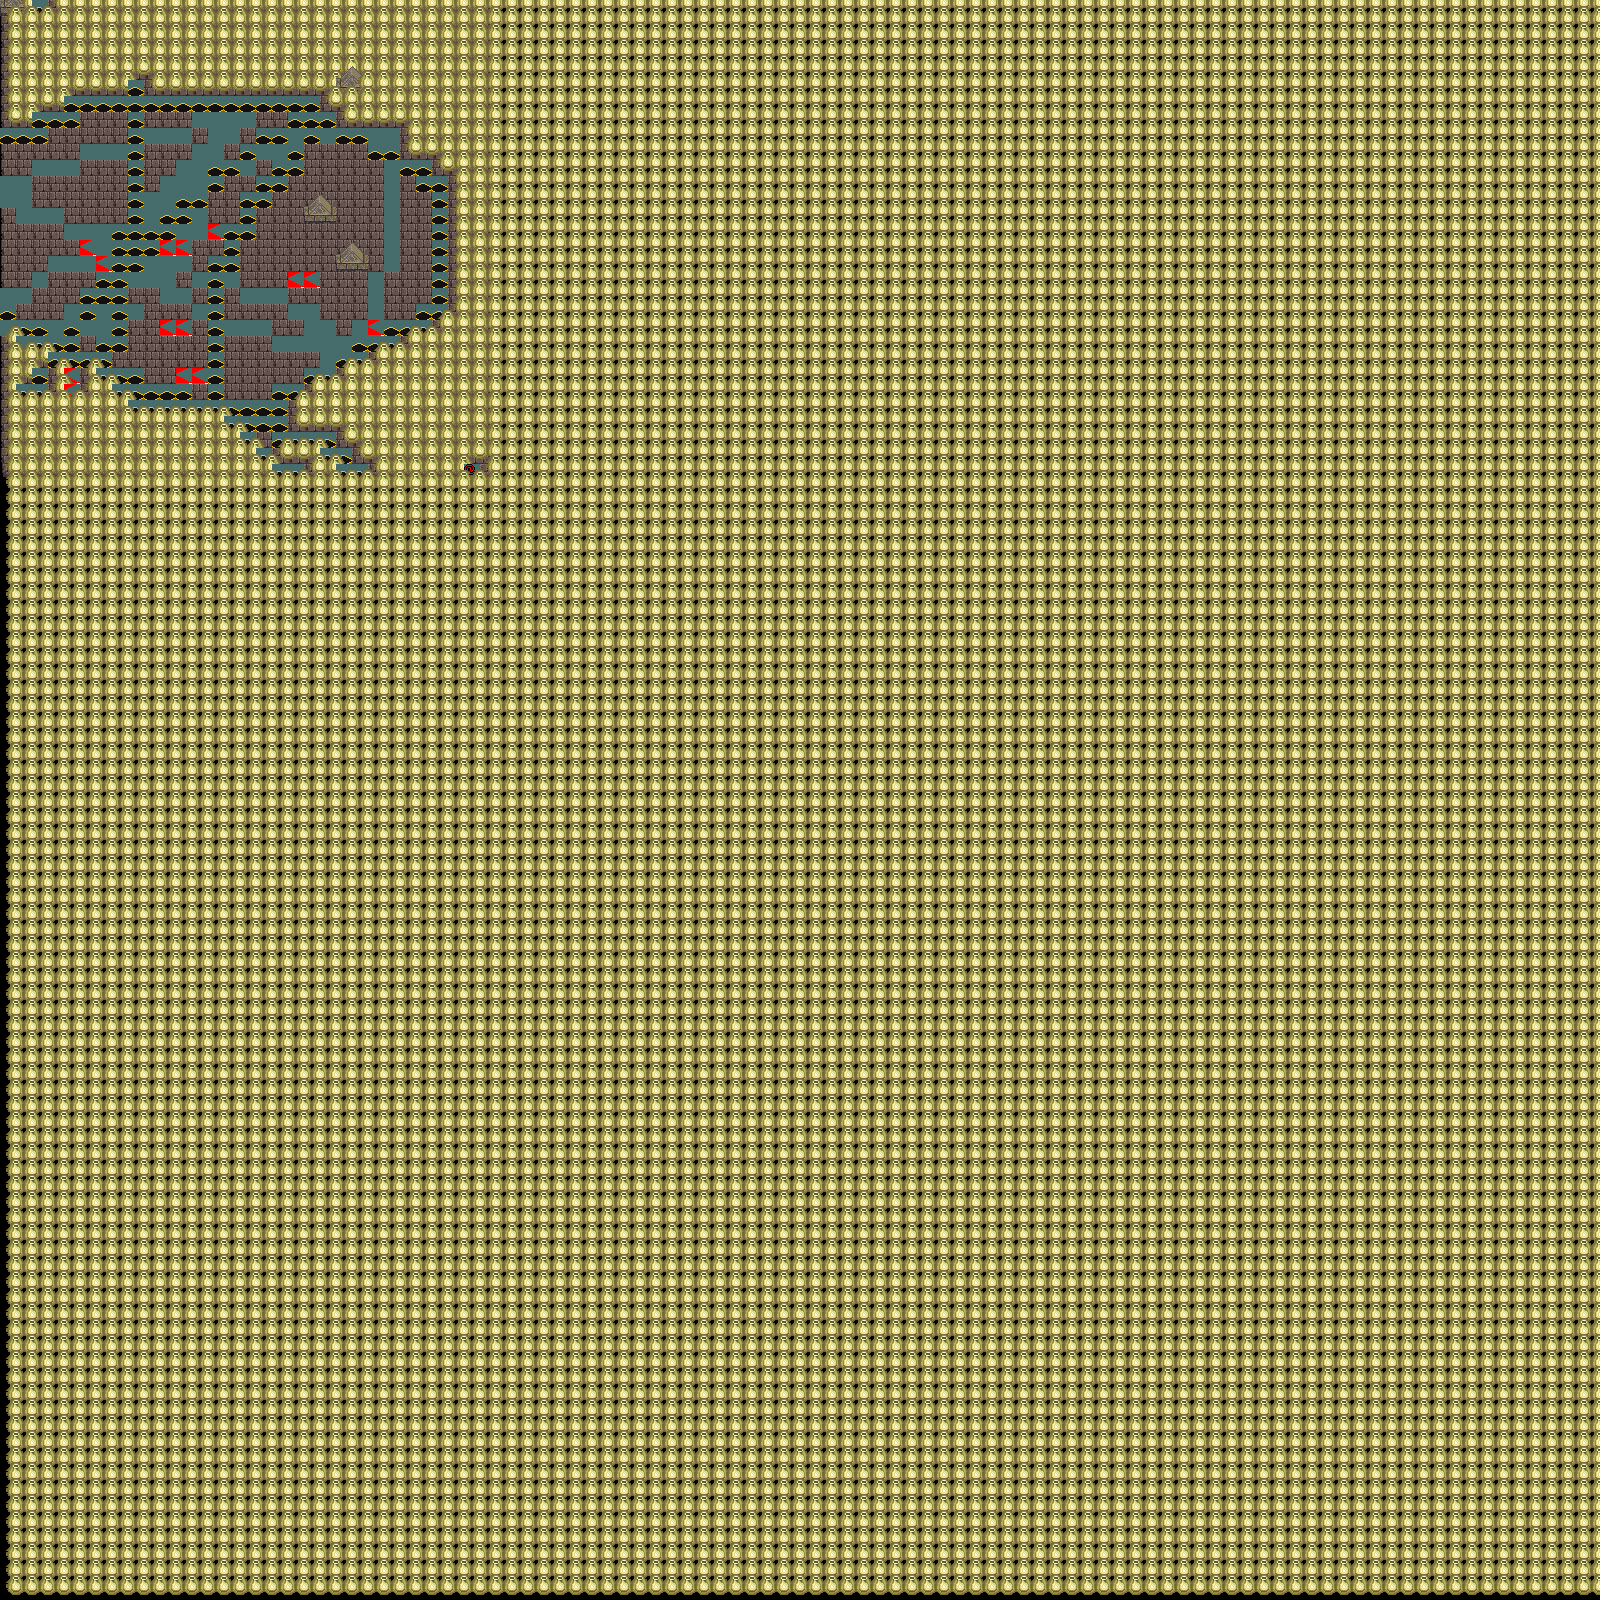

Below is a game level as drawn by its tile map, then a one-line description and the .tmx that defines it (tile-layer data replaced by summaries):
An orthogonal 100x100 tile map with 16x16 px tiles, 4 tile layers (Tile Layer 4, Tile Layer 1, Tile Layer 2, Tile Layer 3), 1 hidden layer not drawn, 2 tilesets and 8 objects.

<map version="1.2" tiledversion="1.3.1" orientation="orthogonal" renderorder="right-down" compressionlevel="0" width="100" height="100" tilewidth="16" tileheight="16" infinite="0" nextlayerid="10" nextobjectid="9">
 <properties>
  <property name="asd" type="int" value="0" />
  <property name="bbb" type="bool" value="false" />
  <property name="ddd" type="file" value="Castle.png" />
 </properties>
 <tileset firstgid="1" source="32x32_iso_tiles_Denzi060312.tsx" />
 <tileset firstgid="197" source="Castle.tsx" />
 <layer id="9" name="Tile Layer 4" width="100" height="100">
  <data>[10000 cells, 900 non-empty, 1 distinct tile ids]</data>
 </layer>
 <layer id="1" name="Tile Layer 1" width="100" height="100">
  <data>[10000 cells, 9780 non-empty, 6 distinct tile ids]</data>
 </layer>
 <group id="3" name="Group 1">
  <properties>
   <property name="ASD" type="int" value="12" />
  </properties>
 </group>
 <group id="5" name="Group 2">
  <properties>
   <property name="ASD" type="int" value="123" />
  </properties>
  <layer id="7" name="Tile Layer 2" width="100" height="100">
   <data>[10000 cells, 0 non-empty, 0 distinct tile ids]</data>
  </layer>
  <layer id="8" name="Tile Layer 3" width="100" height="100">
   <data>[10000 cells, 0 non-empty, 0 distinct tile ids]</data>
  </layer>
 </group>
 <imagelayer id="4" name="Image Layer 1" visible="0" opacity="0.8">
  <image source="Castle.png" width="512" height="512" />
 </imagelayer>
 <objectgroup id="2" name="Object Layer 1" offsetx="1" offsety="0">
  <properties>
   <property name="asd" type="int" value="432" />
  </properties>
  <object id="1" x="83.7122" y="118.393" />
  <object id="2" x="139.321" y="74.1451" />
  <object id="3" x="227.817" y="103.444" width="4.78356" height="16.1445" />
  <object id="4" x="257.116" y="195.528" height="2.39178" />
  <object id="5" x="300.766" y="299.57" width="4.18561" height="0.597945" />
  <object id="6" x="157.259" y="227.817" />
  <object id="7" x="168.022" y="246.353" width="0.597945">
   <properties>
    <property name="asd" type="int" value="123" />
   </properties>
  </object>
  <object id="8" x="191.342" y="108.826">
   <properties>
    <property name="asd" type="int" value="123" />
   </properties>
   <ellipse />
  </object>
 </objectgroup>
 <objectgroup id="6" name="Object Layer 2" />
</map>
